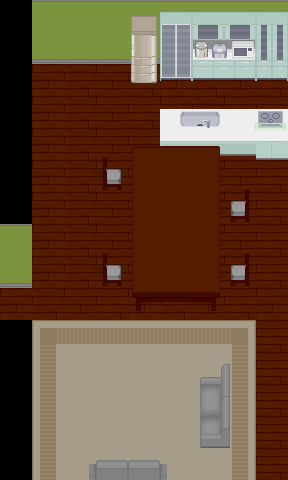

A 2D game scene composited from a Tiled map and its tileset images. What follows is a short description and the map's XML, with every tile layer's data as written:
An orthogonal 9x15 tile map with 32x32 px tiles, 6 tile layers (layer0, layer1, layer2, layer3, ...), 3 tilesets.

<map version="1.9" tiledversion="1.9.2" orientation="orthogonal" renderorder="right-down" width="9" height="15" tilewidth="32" tileheight="32" infinite="0" nextlayerid="7" nextobjectid="1">
 <tileset firstgid="1" source="res/add_more.tsx" />
 <tileset firstgid="513" source="res/room-01-udz.tsx" />
 <tileset firstgid="1409" source="res/room-03-ud.tsx" />
 <layer id="5" name="layer0" width="9" height="15">
  <data encoding="csv">
0,0,0,0,0,0,0,0,0,
0,0,0,0,0,0,0,0,0,
0,312,312,312,312,312,312,312,312,
0,312,312,312,0,312,312,312,312,
0,312,312,312,312,0,0,0,0,
0,312,312,0,0,0,0,312,312,
0,312,312,312,0,0,0,0,312,
0,312,312,312,0,0,0,312,312,
0,312,312,0,0,0,0,0,312,
312,312,312,312,0,0,0,312,312,
0,312,312,312,312,312,312,312,312,
0,312,312,312,312,312,312,312,312,
0,312,312,312,312,312,0,312,312,
0,312,312,312,312,312,0,312,312,
0,312,312,312,312,312,312,312,312
</data>
 </layer>
 <layer id="1" name="layer1" width="9" height="15" locked="1">
  <data encoding="csv">
28,14,14,14,14,14,14,14,14,
28,14,14,14,14,14,14,14,14,
28,1,2,3,4,1,2,3,4,
28,1,2,3,4,1,2,3,4,
28,1,2,3,4,1,2,3,4,
28,1,2,3,4,1,2,3,4,
28,1,2,3,4,1,2,3,4,
14,1,2,3,4,1,2,3,4,
14,1,2,3,4,1,2,3,4,
1,2,3,4,1,2,3,4,1,
28,36,37,37,37,37,37,38,4,
28,52,53,53,53,53,53,54,4,
28,52,53,53,53,53,53,54,4,
28,52,53,53,53,53,53,54,4,
28,52,53,53,53,53,53,54,4
</data>
 </layer>
 <layer id="2" name="layer2" width="9" height="15" locked="1">
  <data encoding="csv">
0,521,521,521,521,521,521,521,521,
0,529,529,529,529,529,529,529,529,
0,0,0,0,0,0,0,0,0,
0,0,0,0,0,0,0,0,0,
0,0,0,0,0,0,0,0,0,
0,0,0,0,0,0,0,0,0,
0,0,0,0,0,0,0,0,0,
521,0,0,0,0,0,0,0,0,
529,0,0,0,0,0,0,0,0,
0,0,0,0,0,0,0,0,0,
0,0,0,0,0,0,0,0,0,
0,0,0,0,0,0,0,0,0,
0,0,0,0,0,0,0,0,0,
0,0,0,0,0,0,0,0,0,
0,0,0,0,0,0,0,0,0
</data>
 </layer>
 <layer id="3" name="layer3" width="9" height="15" locked="1">
  <data encoding="csv">
0,0,0,0,1541,1565,1566,1567,1568,
0,0,0,0,1549,1573,1574,1575,1576,
0,0,0,0,1557,1581,1582,1583,1584,
0,0,0,0,0,0,0,0,0,
0,0,0,0,0,1597,1598,1599,1600,
0,0,0,23,0,0,0,0,0,
0,0,0,0,0,0,0,21,0,
0,0,0,0,0,0,0,0,0,
0,0,0,23,0,0,0,21,0,
0,0,0,0,0,0,0,0,0,
0,0,0,0,0,0,0,0,0,
0,0,0,0,0,0,0,0,0,
0,0,0,0,0,0,1009,1010,0,
0,0,0,0,0,0,1009,1010,0,
0,0,0,0,0,0,0,0,0
</data>
 </layer>
 <layer id="4" name="layer4" width="9" height="15" locked="1">
  <data encoding="csv">
0,0,0,0,0,0,0,0,0,
0,0,0,0,0,0,0,0,0,
0,0,0,0,0,0,0,0,0,
0,0,0,0,0,0,0,0,0,
0,0,0,0,0,18,19,0,0,
0,0,0,0,33,34,35,0,0,
0,0,0,0,33,34,35,0,0,
0,0,0,0,33,34,35,0,0,
0,0,0,0,33,34,35,0,0,
0,0,0,0,49,50,51,0,0,
0,0,0,0,0,0,0,0,0,
0,0,0,0,0,0,0,0,0,
0,0,0,0,0,0,0,0,0,
0,0,0,0,0,0,993,994,0,
0,0,0,0,0,0,0,0,0
</data>
 </layer>
 <layer id="6" name="layer5" width="9" height="15" locked="1">
  <data encoding="csv">
0,0,0,0,0,0,0,0,0,
0,0,0,0,0,0,0,0,0,
0,0,0,0,0,0,0,0,0,
0,0,0,0,0,1589,1590,1591,1592,
0,0,0,7,17,0,0,0,0,
0,0,0,0,0,0,0,5,0,
0,0,0,0,0,0,0,0,0,
0,0,0,7,0,0,0,5,0,
0,0,0,0,0,0,0,0,0,
0,0,0,0,0,0,0,0,0,
0,0,0,0,0,0,0,0,0,
0,0,0,0,0,0,1001,1002,0,
0,0,0,0,0,0,0,0,0,
0,0,0,0,0,0,0,0,0,
0,0,995,996,996,997,0,0,0
</data>
 </layer>
</map>
